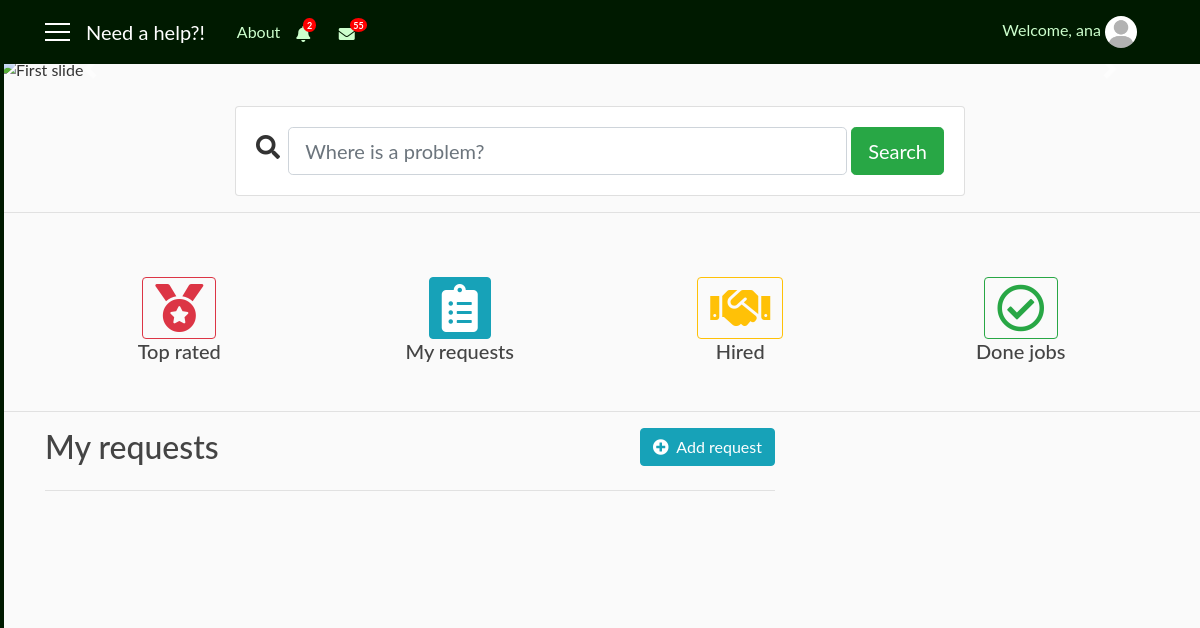
/requests_user/2 (signed in), run on an earlier commit of the app's database.
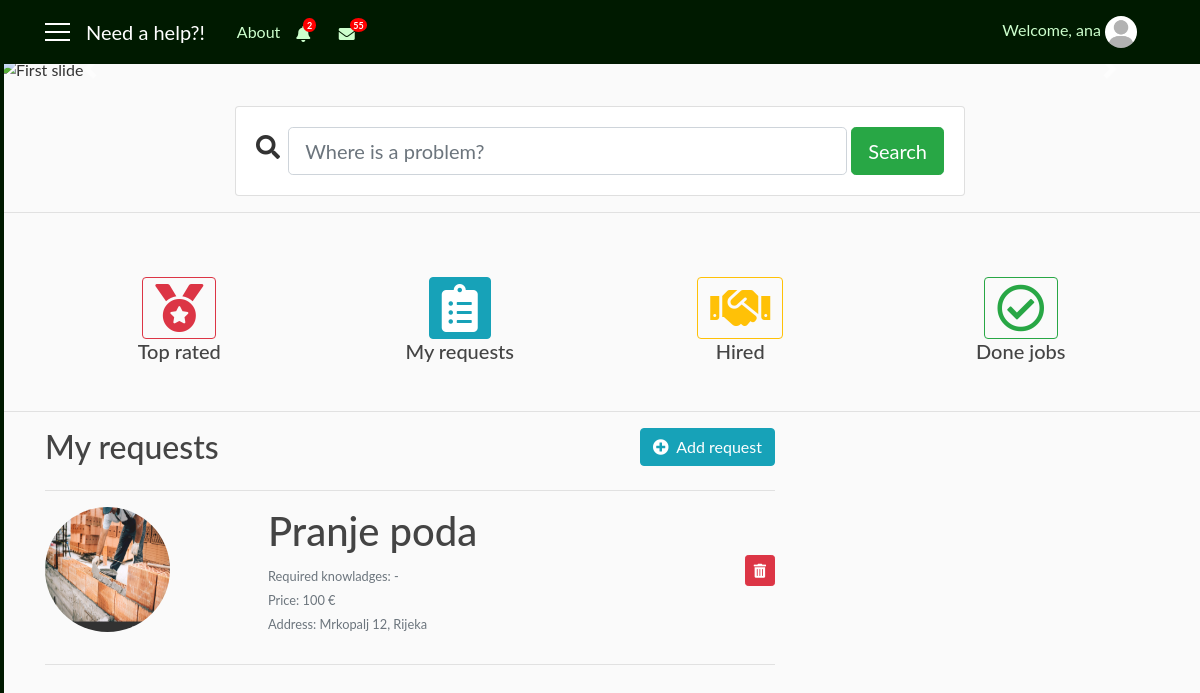
And on a later commit of the database.
### user/models.py (models this page shows, shortened)
class Requests(models.Model):
    user = models.ForeignKey(User, on_delete=models.CASCADE)
    job_title = models.CharField(max_length=30, blank=True)
    required_knowledges = models.TextField(max_length=1000, default='-')
    price = models.IntegerField(default=10)
    address = models.CharField(max_length=30, blank=True)
    job_description = models.TextField(max_length=1000, blank=True)
    date = models.DateTimeField(auto_now_add=True)
    photo = models.ImageField(default='default_request.jpg', upload_to='requests_user')
    visible = models.BooleanField(default=True)

### need_a_help_app/views.py (the view)
# urls.py: path('requests_user/<int:pk>', views.RequestsView.as_view(), name='requests_user'),
class RequestsView(LoginRequiredMixin, ListView):
    model = Requests
    template_name = 'user/requests_user.html'
    context_object_name = 'req'
    paginate_by = 2
    def get_queryset(self):
        user = get_object_or_404(User, pk=self.kwargs.get('pk'))
        return Requests.objects.filter(user=user).order_by('-date')
    def get_context_data(self, **kwargs):
        context_data = super(RequestsView, self).get_context_data(**kwargs)
        us = self.request.user
        not_c = ClientNotifications.objects.filter(client=us, remove=False).order_by('-date')
        not_cli = ClientNotifications.objects.filter(client=us, seen=False).count()
        context_data['not_c'] = not_c
        context_data['not_cli'] = not_cli
        return context_data

### user/templates/user/requests_user.html (shortened to what this page needs)
{% extends 'need_a_help_app/base.html' %}
{% block notify_client %}
    {% if not_c %}
        <i class="nav-item nav-link fas fa-bell mt-1 popOver" data-title="Notifications" data-content="
            <div class='container'>
                {% for n in not_c|slice:'5' %}
                    <div {% if not n.seen %}class='row not_seen'{% else %}class='row not_row' style='cursor: pointer;'{% endif %} onclick='location.href=&quot;{% url 'main' %}?not_c={{ n.id }}&quot;;' {% if not n.seen %}style='background: #f2f2f2;'{% endif %}>
                        {{ n.notification }}
                        <div class='col-sm-3 col-md-3 col-lg-3'>
                            <small class='text-secondary text-muted'>{{ n.date|date:'dM H:i' }}</small>
                        </div>
                    </div>
                    <hr width=100%>
                {% endfor %}
                <div class='row'>
                    <div class='col-sm-12 col-md-12 col-lg-12 pl-5'>
                        <a href='{% url 'notifications_client' user.id %}'>Show all notifications</a>
                    </div>
                </div>
            </div>" data-placement="bottom" data-html="true" data-toggle="popover" data-container="body" data-trigger="click"></i>
        {% if not_cli %}
            <span class="badge badge-notify-bell">{{ not_cli }}</span>
        {% endif %}
    {% else %}
        <i class="nav-item nav-link fas fa-bell mt-1 popOver" data-title="Notifications" data-content="
            <h6 class='text-secondary text-muted' align='center'>No results</h6>" data-placement="bottom" data-html="true" data-toggle="popover" data-container="body" data-trigger="hover"></i>
    {% endif %}
{% endblock %}
{% block mess_client %}
        <span class="badge badge-notify-mess">55</span>
{% endblock %}
{% block content %}
   <div class="row">
    <div class="col-sm-8">
        <h2>My requests</h2>
    </div>
    <div class="col-sm-4" align="right">
        <a class="btn btn-info" href="{% url 'add_request' %}"><i class="fas fa-plus-circle"></i>&nbsp Add request</a>
    </div>
   </div>
   <hr width="100%">
   {% if req %}
       {% for i in req %}
            {% if i.visible %}
                <div class="row">
                    <div class="col-sm-3">
                        <a href="{% url 'request_detail' i.id %}">
                            <img class="rounded-circle account-img" src="{{ i.photo.url }}">
                        </a>
                    </div>
                    <div class="col-sm-7 pl-5">
                        <h1>{{ i.job_title }}</h1>
                        <small class="text-secondary text-muted">Required knowladges: {{ i.required_knowledges }}</small><br>
                        <small class="text-secondary text-muted">Price: {{ i.price }} €</small><br>
                        <small class="text-secondary text-muted">Address: {{ i.address }}</small><br>
                    </div>
                    <div class="col-sm-2" align="right">
                        <a href="{% url 'request_delete' i.id %}" class="btn btn-danger btn-sm mt-5 mb-1"><i class="fas fa-trash-alt"></i></a>
                    </div>
                </div>
                <hr width="100%">
            {% endif %}
       {% endfor %}
   {% else %}
    <h3 class="text-secondary text-muted" align="center">No results</h3>
   {% endif %}
    <div class="container" align="center">
        <div class="row">
            <div class="col-sm-12 col-md-12 col-lg-12 align-items-center justify-content" style="margin: auto">
            </div>
        </div>
   </div>
{% endblock %}

What changed in the data, as far as the page shows it:
added Requests: photo (placeholder picture), job_title "Pranje poda", required_knowledges "-", price "100", address "Mrkopalj 12, Rijeka"
